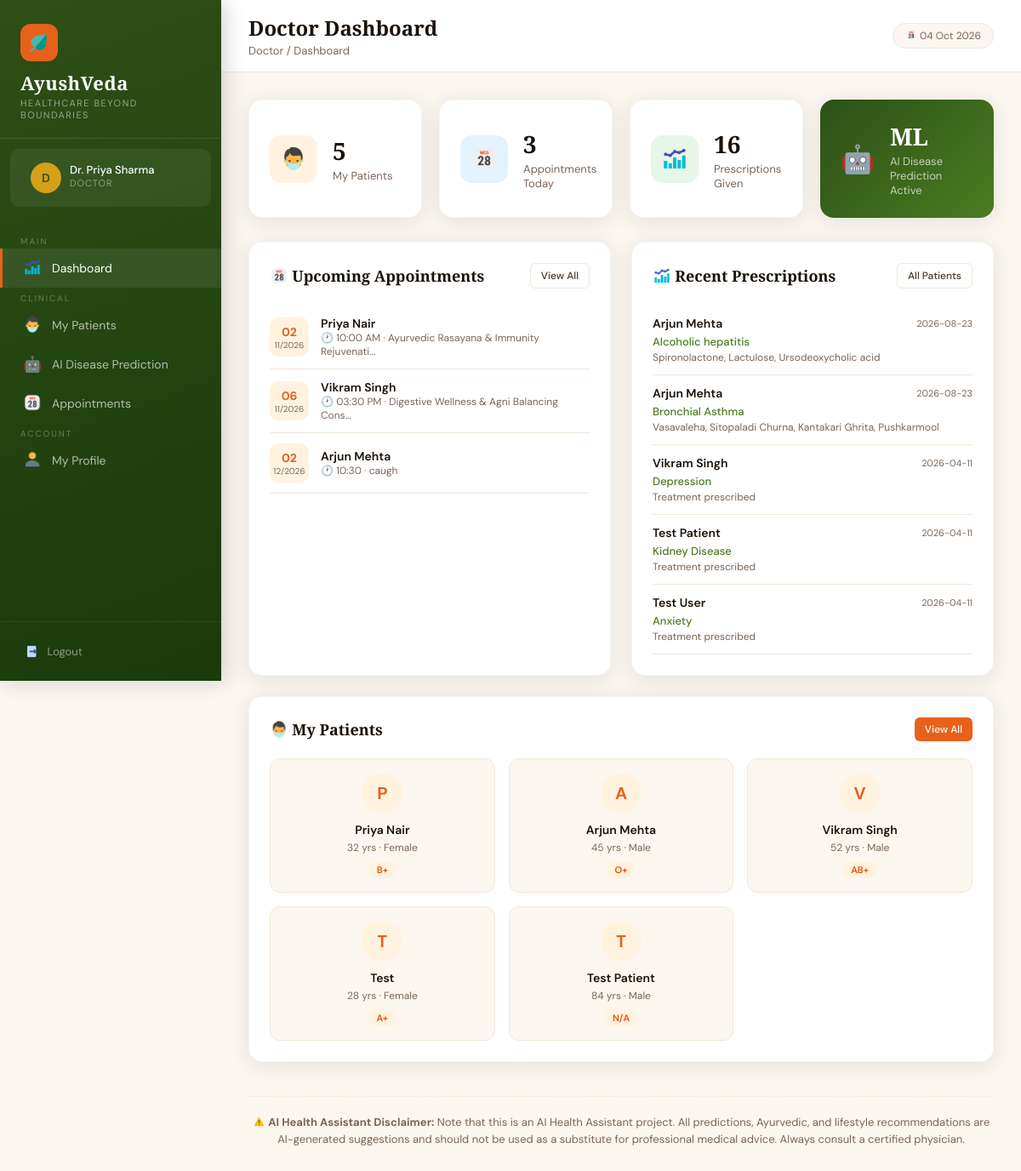
Page /doctor/dashboard (signed in) on the earlier database version.
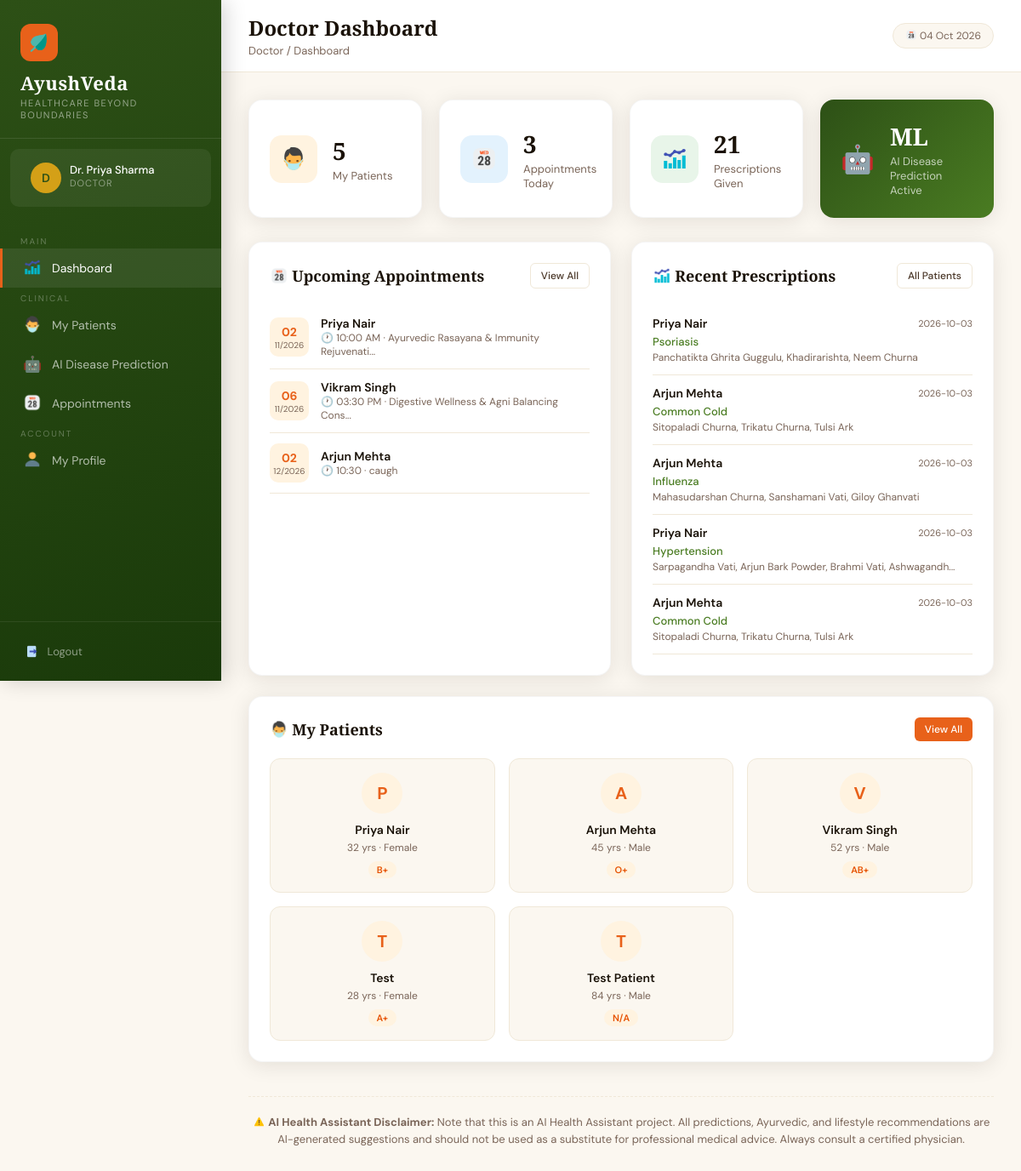
Same page on the later database version.
### tables this page shows
CREATE TABLE appointments (
            id INTEGER PRIMARY KEY AUTOINCREMENT,
            patient_id INTEGER,
            doctor_id INTEGER,
            appointment_date DATE,
            appointment_time TEXT,
            reason TEXT,
            status TEXT DEFAULT 'Scheduled',
            created_at TIMESTAMP DEFAULT CURRENT_TIMESTAMP,
            FOREIGN KEY (patient_id) REFERENCES patients(id),
            FOREIGN KEY (doctor_id) REFERENCES doctors(id)
        );

CREATE TABLE patients (
            id INTEGER PRIMARY KEY AUTOINCREMENT,
            name TEXT NOT NULL,
            email TEXT UNIQUE NOT NULL,
            password TEXT NOT NULL,
            phone TEXT,
            age INTEGER,
            gender TEXT,
            blood_group TEXT,
            address TEXT,
            doctor_id INTEGER,
            created_at TIMESTAMP DEFAULT CURRENT_TIMESTAMP, preexisting_conditions TEXT, allergies TEXT, triage_raw_text TEXT, triage_symptoms TEXT, latitude REAL, longitude REAL, location_updated_at TIMESTAMP, share_location INTEGER DEFAULT 0,
            FOREIGN KEY (doctor_id) REFERENCES doctors(id)
        );

CREATE TABLE prescriptions (
            id INTEGER PRIMARY KEY AUTOINCREMENT,
            patient_id INTEGER,
            doctor_id INTEGER,
            symptoms TEXT,
            predicted_disease TEXT,
            medicines TEXT,
            dosage TEXT,
            duration TEXT,
            suggestions TEXT,
            diet_advice TEXT,
            created_at TIMESTAMP DEFAULT CURRENT_TIMESTAMP, saved_by TEXT DEFAULT 'doctor',
            FOREIGN KEY (patient_id) REFERENCES patients(id),
            FOREIGN KEY (doctor_id) REFERENCES doctors(id)
        );

### app.py (the view)
@app.route('/doctor/dashboard')
@login_required('doctor')
def doctor_dashboard():
    conn = get_db()
    doc_id = session['user_id']
    patients = conn.execute("SELECT * FROM patients WHERE doctor_id=?", (doc_id,)).fetchall()
    appointments = conn.execute(
        "SELECT a.*, p.name as patient_name FROM appointments a JOIN patients p ON a.patient_id=p.id WHERE a.doctor_id=? AND a.status='Scheduled' ORDER BY a.appointment_date ASC LIMIT 5",
        (doc_id,)
    ).fetchall()
    recent_prescriptions = conn.execute(
        "SELECT pr.*, p.name as patient_name FROM prescriptions pr JOIN patients p ON pr.patient_id=p.id WHERE pr.doctor_id=? ORDER BY pr.created_at DESC LIMIT 5",
        (doc_id,)
    ).fetchall()
    stats = {
        'patients': len(patients),
        'appointments': conn.execute("SELECT COUNT(*) as c FROM appointments WHERE doctor_id=? AND status='Scheduled'", (doc_id,)).fetchone()['c'],
        'prescriptions': conn.execute("SELECT COUNT(*) as c FROM prescriptions WHERE doctor_id=?", (doc_id,)).fetchone()['c'],
    }
    conn.close()
    return render_template('doctor/dashboard.html', stats=stats, patients=patients, appointments=appointments, recent_prescriptions=recent_prescriptions)

### app.py (called while the page is built)
@app.context_processor
def inject_now():
    return {'now': datetime.now().strftime('%d %b %Y')}

def get_db():
    if os.environ.get('VERCEL') and not os.path.exists(DB_PATH):
        orig_db = os.path.join(BASE_DIR, 'ayurcare.db')
        if os.path.exists(orig_db):
            import shutil
            shutil.copyfile(orig_db, DB_PATH)
    conn = sqlite3.connect(DB_PATH)
    conn.row_factory = sqlite3.Row
    return conn

def login_required(role):
    def decorator(f):
        @wraps(f)
        def wrapper(*args, **kwargs):
            if session.get('role') != role:
                flash('Please login to continue.', 'error')
                return redirect(url_for(f'{role}_login'))
            return f(*args, **kwargs)
        return wrapper
    return decorator

### templates/doctor/dashboard.html (shortened to what the changed rows need)
{% extends 'base.html' %}
{% block page_title %}Doctor Dashboard{% endblock %}
{% block content %}
<div class="stats-grid">
    <div class="stat-card">
        <div>
            <div class="stat-value">{{ stats.prescriptions }}</div>
            <div class="stat-label">Prescriptions Given</div>
        </div>
    </div>
</div>
<div style="display:grid;grid-template-columns:1fr 1fr;gap:24px">
    <div class="card">
        {% if appointments %}
        {% for a in appointments %}
        <div style="display:flex;align-items:center;gap:14px;padding:12px 0;border-bottom:1px solid #F0E8D8">
            <div style="width:46px;height:46px;background:#FFF3E0;border-radius:10px;display:flex;flex-direction:column;align-items:center;justify-content:center;flex-shrink:0">
                <span style="font-size:14px;font-weight:700;color:#E8611A">{{ a.appointment_date[-2:] }}</span>
                <span style="font-size:10px;color:#7A6558">{{ a.appointment_date[5:7] }}/{{ a.appointment_date[:4] }}</span>
            </div>
            <div>
                <div style="font-weight:600;font-size:14px">{{ a.patient_name }}</div>
                <div style="font-size:12px;color:#7A6558">🕐 {{ a.appointment_time }} · {{ a.reason[:40] }}{% if a.reason|length > 40 %}...{% endif %}</div>
            </div>
        </div>
        {% endfor %}
        {% else %}
        <div style="text-align:center;padding:32px;color:#7A6558">No upcoming appointments.</div>
        {% endif %}
    </div>
    <div class="card">
        {% if recent_prescriptions %}
        {% for pr in recent_prescriptions %}
        <div style="padding:12px 0;border-bottom:1px solid #F0E8D8">
            <div style="display:flex;justify-content:space-between;align-items:center;margin-bottom:4px">
                <span style="font-weight:600;font-size:14px">{{ pr.patient_name }}</span>
                <span style="font-size:11px;color:#7A6558">{{ pr.created_at[:10] }}</span>
            </div>
            <div style="font-size:13px;color:#4A7C22;font-weight:500">{{ pr.predicted_disease }}</div>
            <div style="font-size:12px;color:#7A6558;margin-top:2px">{{ pr.medicines[:60] }}{% if pr.medicines|length > 60 %}...{% endif %}</div>
        </div>
        {% endfor %}
        {% else %}
        <div style="text-align:center;padding:32px;color:#7A6558">No prescriptions yet.</div>
        {% endif %}
    </div>
    <div class="card" style="grid-column:1/-1">
        <div style="display:grid;grid-template-columns:repeat(auto-fill,minmax(200px,1fr));gap:16px">
            {% for p in patients[:8] %}
            <a href="/doctor/patients/{{ p.id }}" style="text-decoration:none">
                <div style="border:1px solid #F0E8D8;border-radius:12px;padding:16px;text-align:center;transition:all 0.2s;background:#FBF7F0" onmouseover="this.style.borderColor='#E8611A';this.style.background='#FFF3E0'" onmouseout="this.style.borderColor='#F0E8D8';this.style.background='#FBF7F0'">
                    <div style="width:48px;height:48px;background:#FFF3E0;border-radius:50%;display:flex;align-items:center;justify-content:center;font-size:20px;font-weight:700;color:#E8611A;margin:0 auto 10px">
                        {{ p.name[0].upper() }}
                    </div>
                    <div style="font-weight:600;font-size:14px;color:#1A1208">{{ p.name }}</div>
                    <div style="font-size:12px;color:#7A6558;margin-top:4px">{{ p.age or 'N/A' }} yrs · {{ p.gender or 'N/A' }}</div>
                    <span class="badge badge-orange" style="margin-top:8px">{{ p.blood_group or 'N/A' }}</span>
                </div>
            </a>
            {% else %}
            <div style="grid-column:1/-1;text-align:center;padding:32px;color:#7A6558">No patients assigned yet.</div>
            {% endfor %}
        </div>
    </div>
</div>
{% endblock %}

Differences in the rows shown:
no longer on this page (row unchanged): prescriptions: patient_name "Arjun Mehta", created_at "2026-08-23", predicted_disease "Alcoholic hepatitis", medicines "Spironolactone, Lactulose, Ursodeoxycholic acid"
no longer on this page (row unchanged): prescriptions: patient_name "Arjun Mehta", created_at "2026-08-23", predicted_disease "Bronchial Asthma", medicines "Vasavaleha, Sitopaladi Churna, Kantakari Ghrita, Pushkarmool"
no longer on this page (row unchanged): prescriptions: patient_name "Vikram Singh", created_at "2026-04-11", predicted_disease "Depression", medicines "Treatment prescribed"
no longer on this page (row unchanged): prescriptions: patient_name "Test Patient", created_at "2026-04-11", predicted_disease "Kidney Disease", medicines "Treatment prescribed"
no longer on this page (row unchanged): prescriptions: patient_name "Test User", created_at "2026-04-11", predicted_disease "Anxiety", medicines "Treatment prescribed"
added prescriptions: patient_name "Priya Nair", created_at "2026-10-03", predicted_disease "Psoriasis", medicines "Panchatikta Ghrita Guggulu, Khadirarishta, Neem Churna"
added prescriptions: patient_name "Arjun Mehta", created_at "2026-10-03", predicted_disease "Common Cold", medicines "Sitopaladi Churna, Trikatu Churna, Tulsi Ark"
added prescriptions: patient_name "Arjun Mehta", created_at "2026-10-03", predicted_disease "Influenza", medicines "Mahasudarshan Churna, Sanshamani Vati, Giloy Ghanvati"
added prescriptions: patient_name "Priya Nair", created_at "2026-10-03", predicted_disease "Hypertension", medicines "Sarpagandha Vati, Arjun Bark Powder, Brahmi Vati, Ashwagandh"
added prescriptions: patient_name "Arjun Mehta", created_at "2026-10-03", predicted_disease "Common Cold", medicines "Sitopaladi Churna, Trikatu Churna, Tulsi Ark"
Other differences:
{{ stats.prescriptions }}: "16" → "21"
